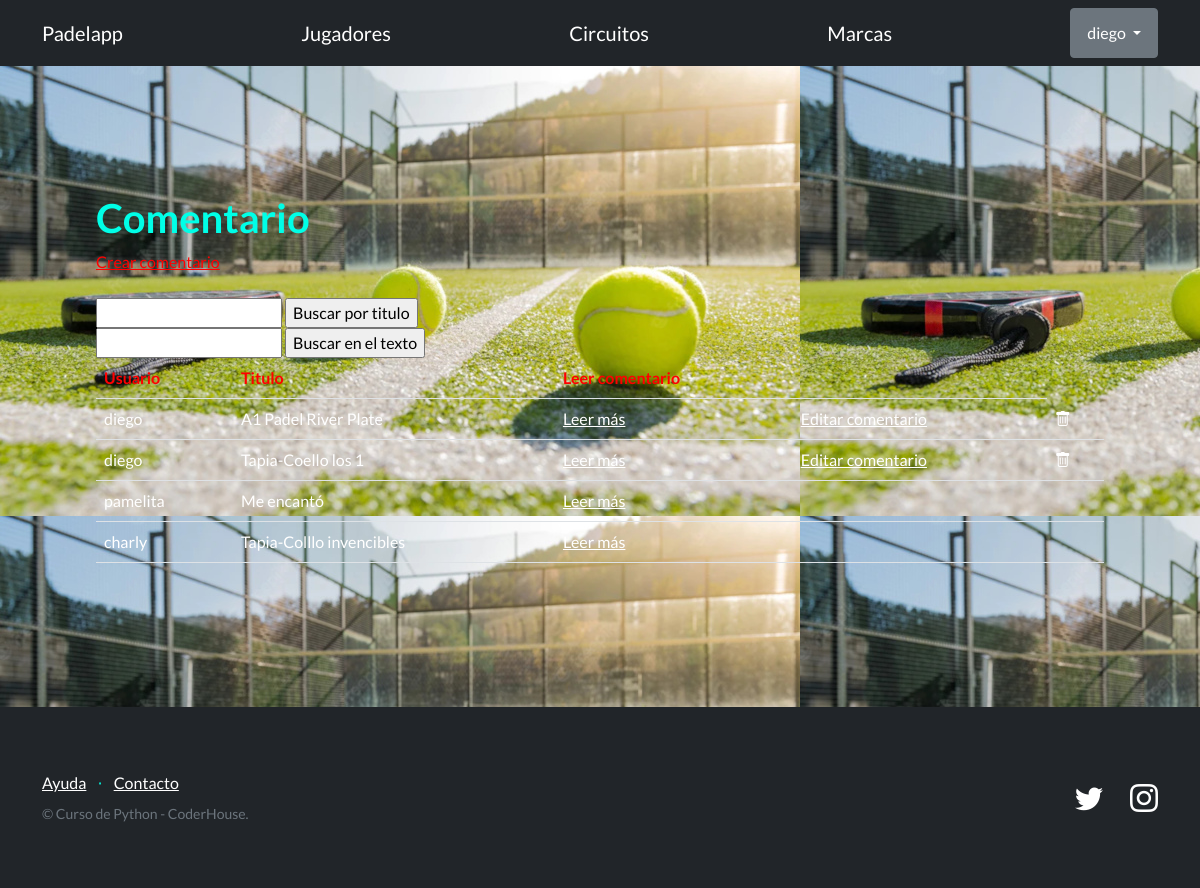
Page /PadelApp/listar_comentarios (signed in) on the committed database.
### PadelApp/models.py (models this page shows, shortened)
class Comentario(models.Model):
    usuario = models.ForeignKey(User, on_delete=models.CASCADE)
    texto = models.TextField()
    titulo = models.CharField(max_length=100)
    fecha_creacion = models.DateTimeField(auto_now_add=True)

### PadelApp/views.py (the view)
# urls.py: path("listar_comentarios", ComentarioListView.as_view(), name="listar_comentarios" ),
class ComentarioListView(ListView):
    model = Comentario
    template_name = 'PadelApp/comentario.html'

### PadelApp/templates/PadelApp/comentario.html (shortened to what this page needs)
{% extends "PadelApp/base2.html" %}
{% block contenido %}
<section>
    <div>
      <h1>Comentario</h1>
      {% if user.is_authenticated  %}
      <a href="{% url "crear_comentario" %}"style="color:red;">Crear comentario</a>
      <br><br>
      {% endif %}
      <form action="{% url 'buscar_comentario_titulo' %}" method="get">
        <input type="text" name="q">
        <input type="submit" value="Buscar por titulo">
      </form>
      <form action="{% url 'buscar_comentario_texto' %}" method="get">
        <input type="text" name="q">
        <input type="submit" value="Buscar en el texto">
      </form>
      <table class="table">
        <tbody>
          <tr>
            <th style="color:red">Usuario</th>
            <th style="color:red">Titulo</th>
            <th style="color:red"> Leer comentario</th>
            <th></th>
          </tr>
          {% for comentario in object_list %}
          <tr>
            <td style="color:white">{{ comentario.usuario }}</td>
            <td style="color:white">{{ comentario.titulo }}</td>
            <td>
                <a href = "{% url "detalle_comentario" comentario.id %}">Leer más</a>
            </td>
            <td>
              {% if comentario.usuario == request.user %}
                <a href={% url "editar_comentario" comentario.id %}> Editar comentario </a>
              {% endif %}
            </td>
            <td>
                {% if comentario.usuario == request.user %}
               <a href = "{% url "borrar_comentario" comentario.id %}">
                  <i class="bi bi-trash"></i>
              {% endif %}
            </td>
          </tr>
          {% empty %}
          <tr>
            <td style="color:red" colspan="5">No hay resultados para la búsqueda.</td>
          </tr>
          {% endfor %}
        </tbody>
      </table>
    </div>
  </section>
{% endblock contenido %}

### PadelApp/templates/PadelApp/base2.html (shortened to what this page needs)
{% load static %}
<!DOCTYPE html>
<html lang="en">
    <head>
        <link href="https://cdn.jsdelivr.net/npm/bootstrap-icons@1.5.0/font/bootstrap-icons.css" rel="stylesheet" type="text/css" />
        <link href="{% static 'css/styles.css' %}" rel="stylesheet" />
    </head>
    <body>
        <nav class="navbar bg-dark" data-bs-theme="dark">
            <div class="container">
                <a class="navbar-brand" href="{% url 'inicio' %}">Padelapp</a>
                <a class="navbar-brand" href="{% url 'listar_jugadores' %}">Jugadores</a>
                <a class="navbar-brand" href="{% url 'listar_circuitos' %}">Circuitos</a>
                <a class="navbar-brand" href="{% url 'listar_marcas' %}">Marcas</a>
                {% if user.is_authenticated %}
                <div class="dropdown">
                    <button class="btn btn-secondary dropdown-toggle" type="button" id="dropdownMenuButton1" data-bs-toggle="dropdown" aria-expanded="false">
                        <div style="display: inline-flex;">
                            <span>{{ user.username }}</span>
                        </div>
                    </button>
                    </div>
                </div>
                {% else %}
                <a class="btn btn-primary" href="{% url 'login' %}">Iniciar sesión</a>
                <a class="btn btn-success" href="{% url 'registro' %}">Crear nueva cuenta</a>
                {% endif %}
        </nav>
        <section style="padding: 4rem 3rem; background-image: url('/static/cancha.jpeg');">
            <div id="main">
            {% block contenido %}{% endblock contenido %}
        </section>
        <footer class="footer bg-dark">
            <div class="container">
                <div class="row">
                    <div class="col-lg-6 h-100 text-center text-lg-start my-auto">
                        <ul class="list-inline mb-2">
                            <li class="list-inline-item"><a href="#!">Ayuda</a></li>
                            <li class="list-inline-item">⋅</li>
                            <li class="list-inline-item"><a href="#!">Contacto</a></li>
                        </ul>
                        <p class="text-muted small mb-4 mb-lg-0">&copy; Curso de Python - CoderHouse.</p>
                    </div>
                    <div class="col-lg-6 h-100 text-center text-lg-end my-auto">
                        <ul class="list-inline mb-0">
                            <li class="list-inline-item me-4">
                                <a href="https://twitter.com/coderhouse"><i class="bi-twitter fs-3"></i></a>
                            </li>
                            <li class="list-inline-item">
                                <a href="https://www.instagram.com/coderhouse/?hl=es"><i class="bi-instagram fs-3"></i></a>
                            </li>
                        </ul>
                    </div>
                </div>
            </div>
        </footer>
    </body>
</html>

### PadelApp/templates/PadelApp/base2.html (style rules this page uses)
body { height: 100vh; background-image: url('/static/cancha.jpeg'); background-size: cover; background-position: center; }
section { padding: 4rem 3rem; }
#main { min-height: calc(70vh - 70px); }

### rows in the picture
Comentario: usuario "diego", titulo "A1 Padel River Plate", shows "Editar comentario"
Comentario: usuario "diego", titulo "Tapia-Coello los 1", shows "Editar comentario"
Comentario: usuario "pamelita", titulo "Me encantó"
Comentario: usuario "charly", titulo "Tapia-Colllo invencibles"

### other values in the picture
{{ user.username }} "diego"
